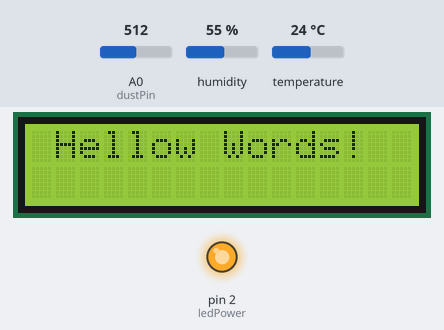
The sketch below on a simulated Arduino Uno, built with avr-gcc and run on an emulated ATmega328P. Parts: 16×2 character LCD, output pins drawn as LEDs (lit = HIGH). Inputs (shaded band) come from the test bench; at power-on: A0 (dustPin) = 512, humidity 55 %, temperature 24 °C. What the sketch prints to the serial monitor is not drawn.

Above: at 1.3 s.
Timing chart, 0 to 2.8 s (numbered marks = the images above):
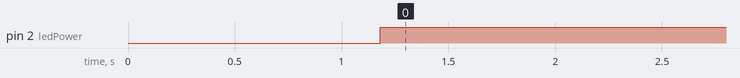

The sketch:

WeartherStation.ino
```cpp
#include<SPI.h>
#include<stdlib.h>
#include <dht.h>
#include <LiquidCrystal_I2C.h>
#include <Wire.h>

int dustPin=A0;
int ledPower=2;
int delayTime=280;
int delayTime2=40;
float offTime=9680;

int dustVal=0;
int i=0;
float ppm=0;
char s[32];
float voltage=0;
float dustdensity=0;
float ppmpercf=0;

LiquidCrystal_I2C lcd(0x27,16,2);

dht DHT;
int DHT11_PIN=8;

void setup()
{
Serial.begin(9600);
pinMode(ledPower,OUTPUT);

// give the ethernet module time to boot up:
delay(1000);

lcd.init();
delay(100);
lcd.clear();
lcd.print(" Hellow Words! ");
//lcd.init();
lcd.backlight();
//
//lcd.setCursor(0,0);
//lcd.print(" DEROBOT E.M.S ");
//lcd.setCursor(0,1);
//lcd.print("CD Site IoT Team");
//delay(3000);
//
//lcd.clear();
//lcd.setCursor(0,0);
//lcd.print("Pls Wait For 10s");
//lcd.setCursor(0,1);
//lcd.print("Sensor Stabling ");
//lcd.backlight();
//delay(10000);

i=0;
ppm=0;
}

void loop()
{
i=i+1;
digitalWrite(ledPower,LOW);// power on the LED
delayMicroseconds(delayTime);
dustVal=analogRead(dustPin);// read the dust value
ppm=ppm+dustVal;
delayMicroseconds(delayTime2);
digitalWrite(ledPower,HIGH);// turn the LED off
delayMicroseconds(offTime);

int chk = DHT.read11(DHT11_PIN);
//  hum =DHT.humidity;
//  tem=DHT.temperature;

Serial.print("humidity: ");
Serial.println(DHT.humidity, 1);
Serial.print("temperature: ");
Serial.println(DHT.temperature, 1);

voltage=ppm/i*0.0049;
//Serial.print("Voltage: ");
//Serial.println(voltage);

dustdensity=1000 * (0.17 * voltage - 0.1);
if(dustdensity<0)
dustdensity=0;
Serial.print("Dustdensity: ");
Serial.println(dustdensity);

//ppmpercf=(voltage-0.0256)*120000;
//if(ppmpercf<0)
//ppmpercf=0;
//Serial.print("Ppmpercf: ");
//Serial.println(ppmpercf);

//if(dustdensity<0)
//dustdensity=0;
//if(dustdensity>0.5)
//dustdensity=0.5;
//String dataString="";
//dataString+=dtostrf(voltage,9,4,s);
//dataString+=",";
//dataString+=dtostrf(dustdensity,5,2,s);
//dataString+=",";
//dataString+=dtostrf(ppmpercf,8,0,s);
//i=0;
//ppm=0;
//Serial.println(dataString);
delay(1000);
}
```

Measured:
- by itself, pin 2 (ledPower): LOW → HIGH at 1.2 s
